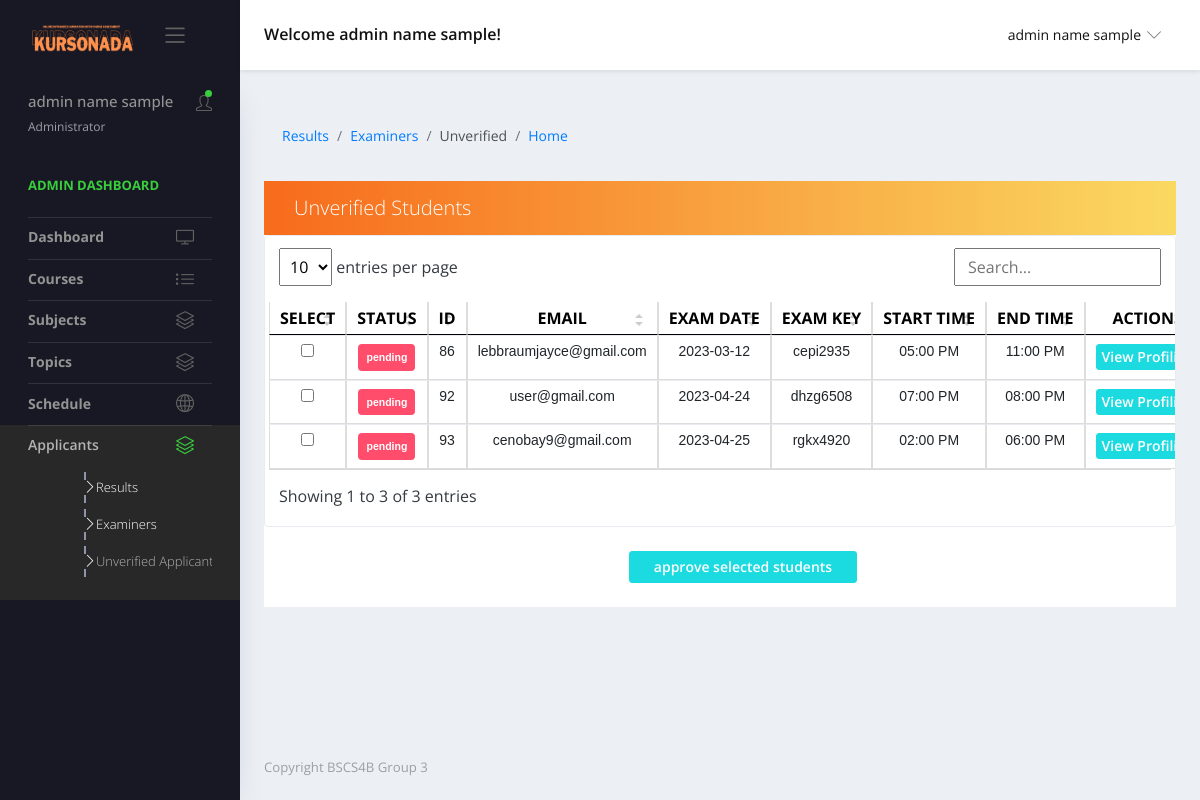
Page /views/unverified.php (signed in) on the earlier database version.
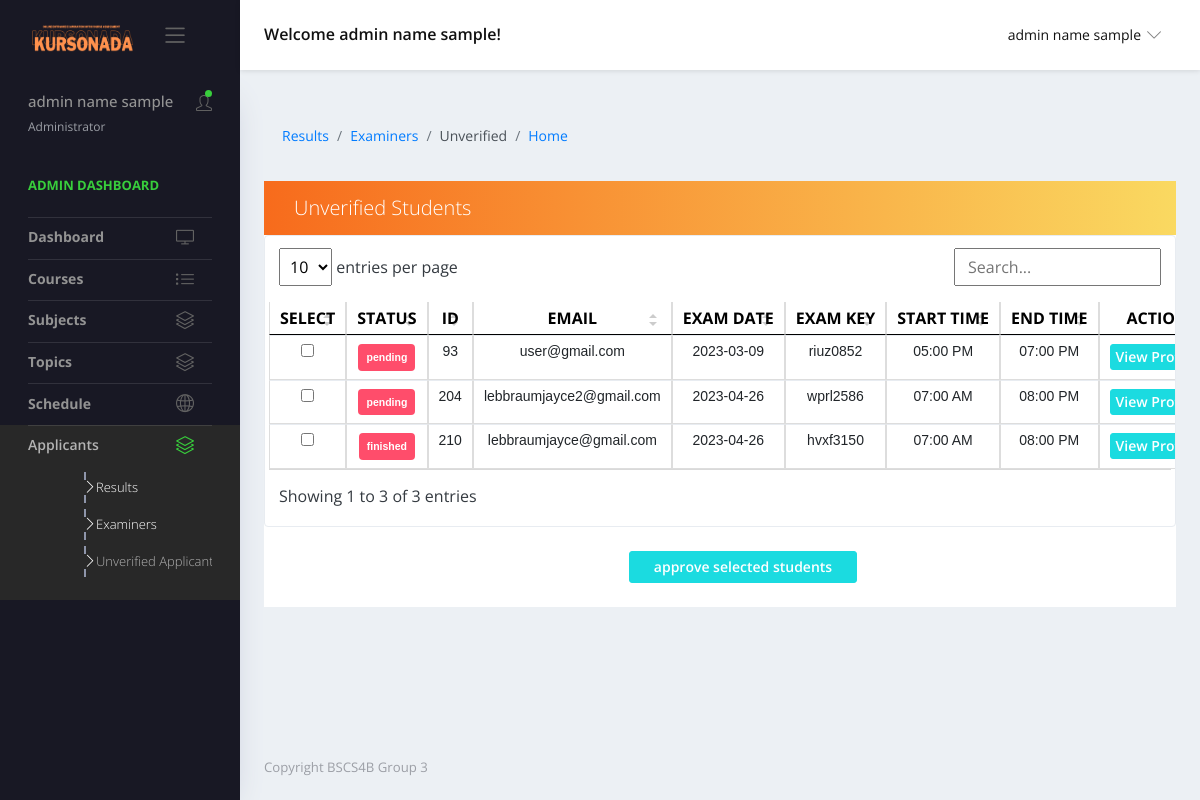
Same page on the later database version.
### tables this page shows
CREATE TABLE `generated_codes` (
  `id` int(11) NOT NULL,
  `fullname` varchar(255) NOT NULL,
  `email` varchar(255) NOT NULL,
  `exam_key` varchar(255) NOT NULL,
  `exam_date` varchar(255) NOT NULL,
  `exam_time` time NOT NULL,
  `exam_time_end` time NOT NULL,
  `status` varchar(255) NOT NULL,
  `strand` varchar(255) NOT NULL,
  `pref_course` varchar(255) NOT NULL,
  `traits` varchar(255) NOT NULL,
  `interest` varchar(255) NOT NULL,
  `skill` varchar(255) NOT NULL,
  `career_goal` varchar(255) NOT NULL,
  `exam_key_created_at` datetime NOT NULL
);

### forms/adminQueries.php (called while the page is built, shortened)
<?php
    function getUnapprovedStudent() {
        $url = 'localhost';
        $username = 'root';
        $password = '';
        $conn = new mysqli($url, $username, $password, 'project');
        $sql = mysqli_query($conn,
        "SELECT *
        FROM generated_codes WHERE status != 'active'
        ");
    return mysqli_fetch_all($sql, MYSQLI_ASSOC);
}
?>

### views/unverified.php (the view, shortened to what the changed rows need)
<?php
include '../forms/adminQueries.php';
?>
<!DOCTYPE html>
<html lang="en">
  <head>
    <link rel="stylesheet" href="../vendors/simple-line-icons/css/simple-line-icons.css">
    <link rel="stylesheet" href="../vendors/flag-icon-css/css/flag-icon.min.css">
    <link rel="stylesheet" href="../vendors/css/vendor.bundle.base.css">
    <link rel="stylesheet" href="../vendors/daterangepicker/daterangepicker.css">
    <link rel="stylesheet" href="../vendors/chartist/chartist.min.css">
    <link href="https://cdn.jsdelivr.net/npm/bootstrap@5.0.2/dist/css/bootstrap.min.css" rel="stylesheet">
    <link rel="stylesheet" href="../assets/css/vertical-layout-light/style.css">
    <link rel="stylesheet" href="../assets/css/styles-admin.css">
  </head>
  <body>
    <div class="container-scroller">
      <div class="container-fluid page-body-wrapper">
       <div class="main-panel">
        <div class="content-wrapper">
          <div class="row quick-action-toolbar">
            <div class="col-md-12 grid-margin">
              <div class="card">
              <form id="myform" action="" method="POST">
                  <div class="table-responsive border rounded p-1">
                      <table class="table table-hover text-nowrap datatable">
                      <thead>
                      <tr>
                          <th class="font-weight-bold text-center" scope="col">SELECT</th>
                          <th class="font-weight-bold text-center" id="status" scope="col" >STATUS</th>
                          <th class="font-weight-bold text-center" scope="col">ID</th>
                          <th class="font-weight-bold text-center" scope="col">EMAIL</th>
                          <th class="font-weight-bold text-center" scope="col">EXAM DATE</th>
                          <th class="font-weight-bold text-center" scope="col">EXAM KEY</th>
                          <th class="font-weight-bold text-center" scope="col">START TIME</th>
                          <th class="font-weight-bold text-center" scope="col">END TIME</th>
                          <th class="font-weight-bold text-center" scope="col">ACTIONS</th>
                        </tr>
                      </thead>
                      <tbody>
                      <?php
                        $rows = getUnapprovedStudent();
                        $i = 0;
                        while ($i < count($rows)) {
                           $row = $rows[$i];
                          $status = $row["status"];
                          $id = $row["id"];
                          $formattedTime = date('h:i A', strtotime($row['exam_time']));
                          $formattedTime2 = date('h:i A', strtotime($row['exam_time_end']));
                          echo "<tr>";
                          echo "<td><input type='checkbox' name='user_ids[]' value='".$row['id']."'></td>";
                          echo "<td><div class='badge badge-danger p-2'>" . $status . "</div></td>";
                          echo "<td>" . $row["id"] . "</td>";
                          echo "<td>" . $row["email"] . "</td>";
                          echo "<td>" . $row["exam_date"] . "</td>";
                          echo "<td>" . $row["exam_key"] . "</td>";
                          echo "<td>" . $formattedTime . "</td>";
                          echo "<td>" . $formattedTime2 . "</td>";
                          echo "<td><div class='text-center'><button name='btnmodal' type='button' class='btn btn-primary view-btn' data-toggle='modal' data-target='#viewModal' data-id='" . $id . "'>View Profiling</div></button></td>";
                          echo "</tr>";
                               $i++;
                        }
                      ?>
                      </tbody>
                    </table>
                  </div>
                </div>
              </div>
            </div>
        </div>
      </div>
    </div>
    </div>
    <link href="../assets/vendor/simple-datatables/style.css" rel="stylesheet">
  </body>
</html>

Differences in the rows shown:
removed generated_codes: status "pending", id "86", email "lebbraumjayce@gmail.com", exam_date "2023-03-12", exam_key "cepi2935", exam_time "05:00 PM", exam_time_end "11:00 PM"
removed generated_codes: status "pending", id "92", email "user@gmail.com", exam_date "2023-04-24", exam_key "dhzg6508", exam_time "07:00 PM", exam_time_end "08:00 PM"
changed generated_codes id 93: email "cenobay9@gmail.com" → "user@gmail.com"; exam_date "2023-04-25" → "2023-03-09"; exam_key "rgkx4920" → "riuz0852"; exam_time "02:00 PM" → "05:00 PM"; exam_time_end "06:00 PM" → "07:00 PM"
added generated_codes: status "pending", id "204", email "lebbraumjayce2@gmail.com", exam_date "2023-04-26", exam_key "wprl2586", exam_time "07:00 AM", exam_time_end "08:00 PM"
added generated_codes: status "finished", id "210", email "lebbraumjayce@gmail.com", exam_date "2023-04-26", exam_key "hvxf3150", exam_time "07:00 AM", exam_time_end "08:00 PM"
